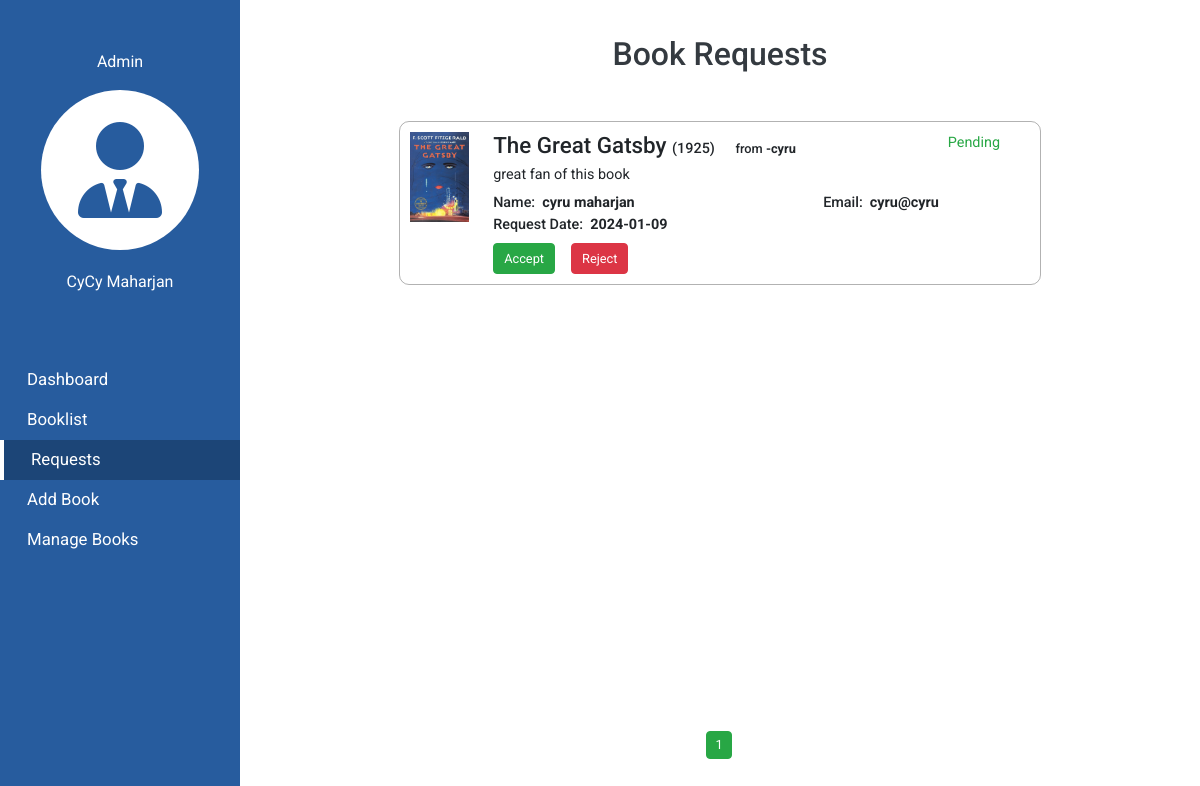
The page /admin/request.php on the database its author committed.
### tables this page shows
CREATE TABLE `bookrequests` (
  `requestId` int(11) NOT NULL,
  `userId` int(11) NOT NULL,
  `bookIsbn` int(11) NOT NULL,
  `requestDate` date NOT NULL,
  `fname` varchar(20) NOT NULL,
  `lname` varchar(20) NOT NULL,
  `descr` varchar(100) NOT NULL,
  `email` varchar(50) NOT NULL,
  `status` varchar(8) NOT NULL
);

CREATE TABLE `books` (
  `isbn` int(11) NOT NULL,
  `title` varchar(50) NOT NULL,
  `published` int(11) NOT NULL,
  `copies` int(11) NOT NULL,
  `description` varchar(500) NOT NULL,
  `coverurl` varchar(200) NOT NULL,
  `pdfurl` varchar(200) NOT NULL
);

CREATE TABLE `users` (
  `id` int(11) NOT NULL,
  `username` varchar(40) NOT NULL,
  `password` varchar(40) NOT NULL
);

### admin/request.php (the view, shortened to what this page needs)
<html>
<head>
    <link rel="stylesheet" href="https://cdn.jsdelivr.net/npm/bootstrap@4.4.1/dist/css/bootstrap.min.css"
>
</head>
<body>
    <?php
    include("../subfiles/database/dbconnect.php");
    include("./menus.php");
    $noOfBook = 5;
    $start = 0;
    $currentPage = 1;
    $totalSql = "select * from bookrequests where status='pending'";
    $totalRes = $conn->query($totalSql);
    $total = $totalRes->num_rows;
    ?>
    <div id="request">
        <div class="h2 text-dark mb-5" style="text-align:center;">Book Requests</div>
        <div class="requests container">
            <?php
            $requestSql = "select * from bookrequests where status='pending' order by requestDate desc limit $start,$noOfBook";
            $requestRes = mysqli_query($conn, $requestSql);
            $requestCount = $requestRes->num_rows;
            if ($requestCount == 0) {
                echo '
                    <div class="lead" style="font-size:2.5rem;text-align:center;margin-top:100px;">
                    <i class="ri-error-warning-fill text-danger" ></i> No Requests.
                    </div>
                ';
            }
            else {
                while ($requestItem = mysqli_fetch_assoc($requestRes)) {
                    $requestId = $requestItem['requestId'];
                    $userId = $requestItem['userId'];
                    $bookIsbn = $requestItem['bookIsbn'];
                    $requestDate = $requestItem['requestDate'];
                    $fname = $requestItem['fname'];
                    $lname = $requestItem['lname'];
                    $descr = $requestItem['descr'];
                    $email = $requestItem['email'];
                    $bookSql = "select * from books where isbn=$bookIsbn";
                    $bookRes = mysqli_query($conn, $bookSql);
                    $bookItem = mysqli_fetch_assoc($bookRes);
                    $title = $bookItem['title'];
                    $published = $bookItem['published'];
                    $coverurl = $bookItem['coverurl'];
                    $copies = $bookItem['copies'];
                    $userSql = "select * from users where id=$userId";
                    $userRes = mysqli_query($conn, $userSql);
                    $userItem = mysqli_fetch_assoc($userRes);
                    $username = $userItem['username'];
                    echo '
                    <div class="media">
                        <img src="../images/bookcovers/' . $coverurl . '" class="mr-4" alt="...">
                        <div class="media-body">
                            <div class="title-status mb-1">
                                <h5 class="mt-0">' . $title . ' <span style="font-size:.9rem;">(' . $published . ')</span> <span style="font-size:.8rem;margin-left:15px;">from&nbsp;<b>-' . $username . '</b></span></h5>
                                <p class="text-success">Pending</p>
                            </div>
                            <p id="descr">' . $descr . '</p>
                            <div class="brw-rt">
                                <div class="brw">Name:&nbsp; <b>' . $fname . ' ' . $lname . '</b> </div>
                                <div class="rt">Email:&nbsp; <b>' . $email . '</b></div>
                            </div>
                            <div class="brw-rt mb-2">
                                <div class="brw">Request Date:&nbsp; <b>' . $requestDate . '</b> </div>
                            </div>
                            <div class="brw-rt">
                            ';
                    ?>
            <?php
                    if ($copies > 0) {
                        echo '
                                    <a href="handleaccept.php?ri=' . $requestId . '" class="btn btn-success"><i class="ri-check-line"></i> Accept</a>
                                    ';
                    }
                    echo '
                                <a href="./handlereject.php?ri=' . $requestId . '" class="btn btn-danger ml-3 "><i class="ri-close-circle-line"></i> Reject</a>
                            </div>
                        </div>
                    </div>
                    ';
                }
            }
            ?>
        </div>
        <div class="pagination">
            <?php
            $noOfPage = ceil($total / $noOfBook);
            $threshold = 3;
            echo '<div class="pages">';
            if ($noOfPage > 4) {
                if ($currentPage >= $threshold) {
                    if ($currentPage >= ($noOfPage - 2)) {
                        for ($i = 1; $i < 3; $i++) {
                            if ($i == $currentPage) {
                                echo "<a href='?p=$i' class='btn btn-outline-success' style='text-decoration:none;background:#28a745;color:white;'>" . $i . "</a>";
                            } else {
                                echo "<a href='?p=$i' class='btn btn-outline-success' style='text-decoration:none;'>" . $i . "</a>";
                            }
                        }
                        echo "<a href='' style='pointer-events:none;' class='btn btn-outline-success'>...</a>";
                        for ($i = $noOfPage - 2; $i <= $noOfPage; $i++) {
                            if ($i == $currentPage) {
                                echo "<a href='?p=$i' class='btn btn-outline-success' style='text-decoration:none;background:#28a745;color:white;'>" . $i . "</a>";
                            } else {
                                echo "<a href='?p=$i' class='btn btn-outline-success' style='text-decoration:none;'>" . $i . "</a>";
                            }
                        }
                    } else {
                        if ($currentPage > 2) {
                            for ($i = 1; $i < 2; $i++) {
                                echo "<a href='?p=$i' class='btn btn-outline-success' style='text-decoration:none;'>" . $i . "</a>";
                            }
                        }
                        echo "<a href='' style='pointer-events:none;' class='btn btn-outline-success'>...</a>";
                        for ($i = $currentPage - 1; $i <= $currentPage + 1; $i++) {
                            if ($i == $currentPage)
                                echo "<a href='?p=$i' class='btn btn-outline-success' style='text-decoration:none;background:#28a745;color:white;'>" . $i . "</a>";
                            else
                                echo "<a href='?p=$i' class='btn btn-outline-success' style='text-decoration:none;'>" . $i . "</a>";
                        }
                        echo "<a href='' style='pointer-events:none;' class='btn btn-outline-success'>...</a>";
                        for ($i = $noOfPage - 1; $i <= $noOfPage; $i++) {
                            echo "<a href='?p=$i' class='btn btn-outline-success' style='text-decoration:none;'>" . $i . "</a>";
                        }
                    }
                } else {
                    for ($i = 1; $i < 3; $i++) {
                        if ($i == $currentPage)
                            echo "<a href='?p=$i' class='btn btn-outline-success' style='text-decoration:none;background:#28a745;color:white;'>" . $i . "</a>";
                        else
                            echo "<a href='?p=$i' class='btn btn-outline-success' style='text-decoration:none;'>" . $i . "</a>";
                    }
                    echo "<a href='' style='pointer-events:none;' class='btn btn-outline-success'>...</a>";
                    for ($i = $noOfPage - 1; $i <= $noOfPage; $i++) {
                        if ($i == $currentPage) {
                            echo "<a href='?p=$i' class='btn btn-outline-success' style='text-decoration:none;background:#28a745;'>" . $i . "</a>";
                        } else {
                            echo "<a href='?p=$i' class='btn btn-outline-success' style='text-decoration:none;'>" . $i . "</a>";
                        }
                    }
                }
            } else {
                for ($i = 1; $i <= $noOfPage; $i++) {
                    if ($i == $currentPage) {
                        echo "<a href='?p=$i' class='btn btn-outline-success' style='text-decoration:none;background:#28a745;color:white;'>" . $i . "</a>";
                    } else {
                        echo "<a href='?p=$i' class='btn btn-outline-success'style='text-decoration:none;'>" . $i . "</a>";
                    }
                }
            }
            echo '</div>';
            ?>
        </div>
    </div>
</body>
</html>

### admin/request.php (style rules this page uses)
* { margin: 0; padding: 0; }
:root { --themecolor: rgb(39, 92, 158); --selected: rgb(28, 69, 119); --hover: rgba(28, 69, 119, .35); }
body { overflow-x: hidden; }
#request { margin-left: 20vw; width: 80vw; min-height: 100vh; padding: 35px 0; display: flex; flex-direction: column; align-items: center; }
.media { padding: 10px; border-radius: 10px; border: 1px solid rgba(0, 0, 0, 0.3); margin-bottom: 30px; }
.media>img { height: 90px; }
.title-status { display: flex; justify-content: space-between; height: 28px; }
.title-status>h5 { font-size: 1.4rem; }
.title-status>p { font-size: .9rem; margin-right: 30px; }
.brw-rt { margin-top: 0px; display: flex; font-size: .9rem; font-weight: 500; }
.brw { width: 320px; }
.rt { margin-left: 10px; }
.requests { width: 70%; min-height: 75vh; }
#descr { margin-bottom: 6px; font-size: .9rem; }
.btn { font-size: .9rem; padding: 5px 10px; }
.btn { font-size: .8rem; padding: 5px 10px; }
.pagination { margin-top: 10px; }
.pages { display: flex; justify-content: space-between; width: 450px; margin: auto; }
.pages>a { padding: 3px 8px; }

### admin/menus.php (style rules this page uses)
* { margin: 0; font-family: 'roboto'; }
:root { --themecolor: rgb(39, 92, 158); --selected: rgb(28, 69, 119); --hover: rgba(28, 69, 119, .35); }

### rows shown on the page
bookrequests: bookIsbn.coverurl (picture), bookIsbn.title "The Great Gatsby", bookIsbn.published "1925", userId.username "cyru", descr "great fan of this book", fname "cyru", lname "maharjan", email "cyru@cyru", requestDate "2024-01-09"
